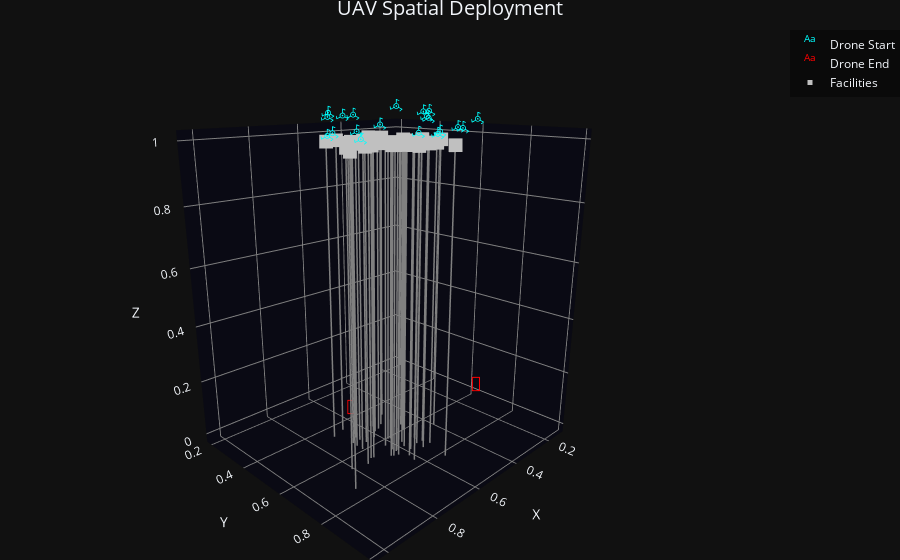

Write notebook code for a chart like this one.
### Code cell
plot_UAV_FLPO(START_locs, END_locs, F_base, (4,3))
plot_UAV_FLPO_3D(START_locs, END_locs, F_base)

### Figure 1 — Plotly figure (JSON) as saved in the notebook; plotly's stock layout.template omitted (floating-point values rounded to 4 significant figures)
{"data": [{"mode": "text", "name": "Drone Start", "text": ["𖥂", "𖥂", "𖥂", "𖥂", "𖥂", "𖥂", "𖥂", "𖥂", "𖥂", "𖥂", "𖥂", "𖥂", "𖥂", "𖥂", "𖥂", "𖥂", "𖥂", "𖥂", "𖥂", "𖥂"], "textfont": {"color": "cyan", "size": 16}, "type": "scatter3d", "x": [0.3931, 0.4716, 0.4272, 0.649, 0.6408, 0.1353, 0.5568, 0.2455, 0.2777, 0.7347, 0.7622, 0.8229, 0.8083, 0.5528, 0.6007, 0.6707, 1.016, 0.9777, 0.9078, 1.025], "y": [0.7944, 0.6641, 0.617, 0.9414, 0.9181, 0.1958, 0.2816, 0.4661, 0.4675, 0.7176, 0.9598, 0.9429, 0.9918, 0.4046, 0.4066, 0.4143, 0.9438, 0.8008, 0.8113, 0.8383], "z": [1.0, 1.0, 1.0, 1.0, 1.0, 1.0, 1.0, 1.0, 1.0, 1.0, 1.0, 1.0, 1.0, 1.0, 1.0, 1.0, 1.0, 1.0, 1.0, 1.0]}, {"mode": "text", "name": "Drone End", "text": ["📍", "📍", "📍", "📍", "📍", "📍", "📍", "📍", "📍", "📍", "📍", "📍", "📍", "📍", "📍", "📍", "📍", "📍", "📍", "📍"], "textfont": {"color": "red", "size": 20}, "type": "scatter3d", "x": [0.6962, 0.6962, 0.6962, 0.6962, 0.6962, 0.6962, 0.6962, 0.6962, 0.6962, 0.6962, 0.256, 0.256, 0.256, 0.256, 0.256, 0.256, 0.256, 0.256, 0.256, 0.256], "y": [0.53, 0.53, 0.53, 0.53, 0.53, 0.53, 0.53, 0.53, 0.53, 0.53, 0.7366, 0.7366, 0.7366, 0.7366, 0.7366, 0.7366, 0.7366, 0.7366, 0.7366, 0.7366], "z": [0.0, 0.0, 0.0, 0.0, 0.0, 0.0, 0.0, 0.0, 0.0, 0.0, 0.0, 0.0, 0.0, 0.0, 0.0, 0.0, 0.0, 0.0, 0.0, 0.0]}, {"line": {"color": "gray", "width": 3}, "mode": "lines", "showlegend": false, "type": "scatter3d", "x": [0.6946, 0.6946], "y": [0.6059, 0.6059], "z": [0, 1]}, {"line": {"color": "gray", "width": 3}, "mode": "lines", "showlegend": false, "type": "scatter3d", "x": [0.5455, 0.5455], "y": [0.637, 0.637], "z": [0, 1]}, {"line": {"color": "gray", "width": 3}, "mode": "lines", "showlegend": false, "type": "scatter3d", "x": [0.5533, 0.5533], "y": [0.7355, 0.7355], "z": [0, 1]}, {"line": {"color": "gray", "width": 3}, "mode": "lines", "showlegend": false, "type": "scatter3d", "x": [0.6948, 0.6948], "y": [0.7256, 0.7256], "z": [0, 1]}, {"line": {"color": "gray", "width": 3}, "mode": "lines", "showlegend": false, "type": "scatter3d", "x": [0.5583, 0.5583], "y": [0.7033, 0.7033], "z": [0, 1]}, {"line": {"color": "gray", "width": 3}, "mode": "lines", "showlegend": false, "type": "scatter3d", "x": [0.6261, 0.6261], "y": [0.6905, 0.6905], "z": [0, 1]}, {"line": {"color": "gray", "width": 3}, "mode": "lines", "showlegend": false, "type": "scatter3d", "x": [0.5744, 0.5744], "y": [0.5545, 0.5545], "z": [0, 1]}, {"line": {"color": "gray", "width": 3}, "mode": "lines", "showlegend": false, "type": "scatter3d", "x": [0.6236, 0.6236], "y": [0.5755, 0.5755], "z": [0, 1]}, {"line": {"color": "gray", "width": 3}, "mode": "lines", "showlegend": false, "type": "scatter3d", "x": [0.8995, 0.8995], "y": [0.7774, 0.7774], "z": [0, 1]}, {"line": {"color": "gray", "width": 3}, "mode": "lines", "showlegend": false, "type": "scatter3d", "x": [0.6078, 0.6078], "y": [0.6907, 0.6907], "z": [0, 1]}, {"line": {"color": "gray", "width": 3}, "mode": "lines", "showlegend": false, "type": "scatter3d", "x": [0.6582, 0.6582], "y": [0.7954, 0.7954], "z": [0, 1]}, {"line": {"color": "gray", "width": 3}, "mode": "lines", "showlegend": false, "type": "scatter3d", "x": [0.6627, 0.6627], "y": [0.7176, 0.7176], "z": [0, 1]}, {"line": {"color": "gray", "width": 3}, "mode": "lines", "showlegend": false, "type": "scatter3d", "x": [0.6881, 0.6881], "y": [0.7314, 0.7314], "z": [0, 1]}, {"line": {"color": "gray", "width": 3}, "mode": "lines", "showlegend": false, "type": "scatter3d", "x": [0.653, 0.653], "y": [0.6017, 0.6017], "z": [0, 1]}, {"line": {"color": "gray", "width": 3}, "mode": "lines", "showlegend": false, "type": "scatter3d", "x": [0.4438, 0.4438], "y": [0.692, 0.692], "z": [0, 1]}, {"line": {"color": "gray", "width": 3}, "mode": "lines", "showlegend": false, "type": "scatter3d", "x": [0.5634, 0.5634], "y": [0.7104, 0.7104], "z": [0, 1]}, {"line": {"color": "gray", "width": 3}, "mode": "lines", "showlegend": false, "type": "scatter3d", "x": [0.6195, 0.6195], "y": [0.6472, 0.6472], "z": [0, 1]}, {"line": {"color": "gray", "width": 3}, "mode": "lines", "showlegend": false, "type": "scatter3d", "x": [0.7305, 0.7305], "y": [0.5798, 0.5798], "z": [0, 1]}, {"line": {"color": "gray", "width": 3}, "mode": "lines", "showlegend": false, "type": "scatter3d", "x": [0.664, 0.664], "y": [0.6682, 0.6682], "z": [0, 1]}, {"line": {"color": "gray", "width": 3}, "mode": "lines", "showlegend": false, "type": "scatter3d", "x": [0.7337, 0.7337], "y": [0.629, 0.629], "z": [0, 1]}, {"line": {"color": "gray", "width": 3}, "mode": "lines", "showlegend": false, "type": "scatter3d", "x": [0.7329, 0.7329], "y": [0.6011, 0.6011], "z": [0, 1]}, {"line": {"color": "gray", "width": 3}, "mode": "lines", "showlegend": false, "type": "scatter3d", "x": [0.6652, 0.6652], "y": [0.7002, 0.7002], "z": [0, 1]}, {"line": {"color": "gray", "width": 3}, "mode": "lines", "showlegend": false, "type": "scatter3d", "x": [0.6218, 0.6218], "y": [0.7149, 0.7149], "z": [0, 1]}, {"line": {"color": "gray", "width": 3}, "mode": "lines", "showlegend": false, "type": "scatter3d", "x": [0.6024, 0.6024], "y": [0.571, 0.571], "z": [0, 1]}, {"line": {"color": "gray", "width": 3}, "mode": "lines", "showlegend": false, "type": "scatter3d", "x": [0.6535, 0.6535], "y": [0.5612, 0.5612], "z": [0, 1]}, {"line": {"color": "gray", "width": 3}, "mode": "lines", "showlegend": false, "type": "scatter3d", "x": [0.6272, 0.6272], "y": [0.6431, 0.6431], "z": [0, 1]}, {"line": {"color": "gray", "width": 3}, "mode": "lines", "showlegend": false, "type": "scatter3d", "x": [0.4777, 0.4777], "y": [0.6434, 0.6434], "z": [0, 1]}, {"line": {"color": "gray", "width": 3}, "mode": "lines", "showlegend": false, "type": "scatter3d", "x": [0.7419, 0.7419], "y": [0.692, 0.692], "z": [0, 1]}, {"line": {"color": "gray", "width": 3}, "mode": "lines", "showlegend": false, "type": "scatter3d", "x": [0.6091, 0.6091], "y": [0.5374, 0.5374], "z": [0, 1]}, {"line": {"color": "gray", "width": 3}, "mode": "lines", "showlegend": false, "type": "scatter3d", "x": [0.5259, 0.5259], "y": [0.6068, 0.6068], "z": [0, 1]}, {"line": {"color": "gray", "width": 3}, "mode": "lines", "showlegend": false, "type": "scatter3d", "x": [0.7809, 0.7809], "y": [0.7065, 0.7065], "z": [0, 1]}, {"line": {"color": "gray", "width": 3}, "mode": "lines", "showlegend": false, "type": "scatter3d", "x": [0.7005, 0.7005], "y": [0.5795, 0.5795], "z": [0, 1]}, {"line": {"color": "gray", "width": 3}, "mode": "lines", "showlegend": false, "type": "scatter3d", "x": [0.6971, 0.6971], "y": [0.4872, 0.4872], "z": [0, 1]}, {"line": {"color": "gray", "width": 3}, "mode": "lines", "showlegend": false, "type": "scatter3d", "x": [0.5778, 0.5778], "y": [0.7322, 0.7322], "z": [0, 1]}, {"line": {"color": "gray", "width": 3}, "mode": "lines", "showlegend": false, "type": "scatter3d", "x": [0.6745, 0.6745], "y": [0.7184, 0.7184], "z": [0, 1]}, {"line": {"color": "gray", "width": 3}, "mode": "lines", "showlegend": false, "type": "scatter3d", "x": [0.651, 0.651], "y": [0.7665, 0.7665], "z": [0, 1]}, {"line": {"color": "gray", "width": 3}, "mode": "lines", "showlegend": false, "type": "scatter3d", "x": [0.8374, 0.8374], "y": [0.6921, 0.6921], "z": [0, 1]}, {"line": {"color": "gray", "width": 3}, "mode": "lines", "showlegend": false, "type": "scatter3d", "x": [0.6264, 0.6264], "y": [0.5697, 0.5697], "z": [0, 1]}, {"line": {"color": "gray", "width": 3}, "mode": "lines", "showlegend": false, "type": "scatter3d", "x": [0.673, 0.673], "y": [0.7383, 0.7383], "z": [0, 1]}, {"line": {"color": "gray", "width": 3}, "mode": "lines", "showlegend": false, "type": "scatter3d", "x": [0.7, 0.7], "y": [0.5583, 0.5583], "z": [0, 1]}, {"line": {"color": "gray", "width": 3}, "mode": "lines", "showlegend": false, "type": "scatter3d", "x": [0.546, 0.546], "y": [0.4711, 0.4711], "z": [0, 1]}, {"line": {"color": "gray", "width": 3}, "mode": "lines", "showlegend": false, "type": "scatter3d", "x": [0.7509, 0.7509], "y": [0.6886, 0.6886], "z": [0, 1]}, {"line": {"color": "gray", "width": 3}, "mode": "lines", "showlegend": false, "type": "scatter3d", "x": [0.653, 0.653], "y": [0.7169, 0.7169], "z": [0, 1]}, {"line": {"color": "gray", "width": 3}, "mode": "lines", "showlegend": false, "type": "scatter3d", "x": [0.6193, 0.6193], "y": [0.7427, 0.7427], "z": [0, 1]}, {"line": {"color": "gray", "width": 3}, "mode": "lines", "showlegend": false, "type": "scatter3d", "x": [0.6057, 0.6057], "y": [0.5459, 0.5459], "z": [0, 1]}, {"line": {"color": "gray", "width": 3}, "mode": "lines", "showlegend": false, "type": "scatter3d", "x": [0.5684, 0.5684], "y": [0.8509, 0.8509], "z": [0, 1]}, {"line": {"color": "gray", "width": 3}, "mode": "lines", "showlegend": false, "type": "scatter3d", "x": [0.5815, 0.5815], "y": [0.765, 0.765], "z": [0, 1]}, {"line": {"color": "gray", "width": 3}, "mode": "lines", "showlegend": false, "type": "scatter3d", "x": [0.5451, 0.5451], "y": [0.7628, 0.7628], "z": [0, 1]}, {"line": {"color": "gray", "width": 3}, "mode": "lines", "showlegend": false, "type": "scatter3d", "x": [0.7491, 0.7491], "y": [0.5028, 0.5028], "z": [0, 1]}, {"line": {"color": "gray", "width": 3}, "mode": "lines", "showlegend": false, "type": "scatter3d", "x": [0.5231, 0.5231], "y": [0.5072, 0.5072], "z": [0, 1]}, {"marker": {"color": "silver", "size": 5, "symbol": "square"}, "mode": "markers", "name": "Facilities", "type": "scatter3d", "x": [0.6946, 0.5455, 0.5533, 0.6948, 0.5583, 0.6261, 0.5744, 0.6236, 0.8995, 0.6078, 0.6582, 0.6627, 0.6881, 0.653, 0.4438, 0.5634, 0.6195, 0.7305, 0.664, 0.7337, 0.7329, 0.6652, 0.6218, 0.6024, 0.6535, 0.6272, 0.4777, 0.7419, 0.6091, 0.5259, 0.7809, 0.7005, 0.6971, 0.5778, 0.6745, 0.651, 0.8374, 0.6264, 0.673, 0.7, 0.546, 0.7509, 0.653, 0.6193, 0.6057, 0.5684, 0.5815, 0.5451, 0.7491, 0.5231], "y": [0.6059, 0.637, 0.7355, 0.7256, 0.7033, 0.6905, 0.5545, 0.5755, 0.7774, 0.6907, 0.7954, 0.7176, 0.7314, 0.6017, 0.692, 0.7104, 0.6472, 0.5798, 0.6682, 0.629, 0.6011, 0.7002, 0.7149, 0.571, 0.5612, 0.6431, 0.6434, 0.692, 0.5374, 0.6068, 0.7065, 0.5795, 0.4872, 0.7322, 0.7184, 0.7665, 0.6921, 0.5697, 0.7383, 0.5583, 0.4711, 0.6886, 0.7169, 0.7427, 0.5459, 0.8509, 0.765, 0.7628, 0.5028, 0.5072], "z": [1.0, 1.0, 1.0, 1.0, 1.0, 1.0, 1.0, 1.0, 1.0, 1.0, 1.0, 1.0, 1.0, 1.0, 1.0, 1.0, 1.0, 1.0, 1.0, 1.0, 1.0, 1.0, 1.0, 1.0, 1.0, 1.0, 1.0, 1.0, 1.0, 1.0, 1.0, 1.0, 1.0, 1.0, 1.0, 1.0, 1.0, 1.0, 1.0, 1.0, 1.0, 1.0, 1.0, 1.0, 1.0, 1.0, 1.0, 1.0, 1.0, 1.0]}], "layout": {"legend": {"bgcolor": "rgba(0,0,0,0.4)", "bordercolor": "white"}, "margin": {"b": 0, "l": 0, "r": 0, "t": 30}, "scene": {"aspectmode": "data", "camera": {"eye": {"x": 1.5, "y": 1.5, "z": 0.7}}, "xaxis": {"backgroundcolor": "rgb(10,10,20)", "gridcolor": "gray", "title": {"text": "X"}, "zerolinecolor": "gray"}, "yaxis": {"backgroundcolor": "rgb(10,10,20)", "gridcolor": "gray", "title": {"text": "Y"}, "zerolinecolor": "gray"}, "zaxis": {"backgroundcolor": "rgb(10,10,20)", "gridcolor": "gray", "title": {"text": "Z"}, "zerolinecolor": "gray"}}, "title": {"font": {"size": 20}, "text": "UAV Spatial Deployment", "x": 0.5}}}
